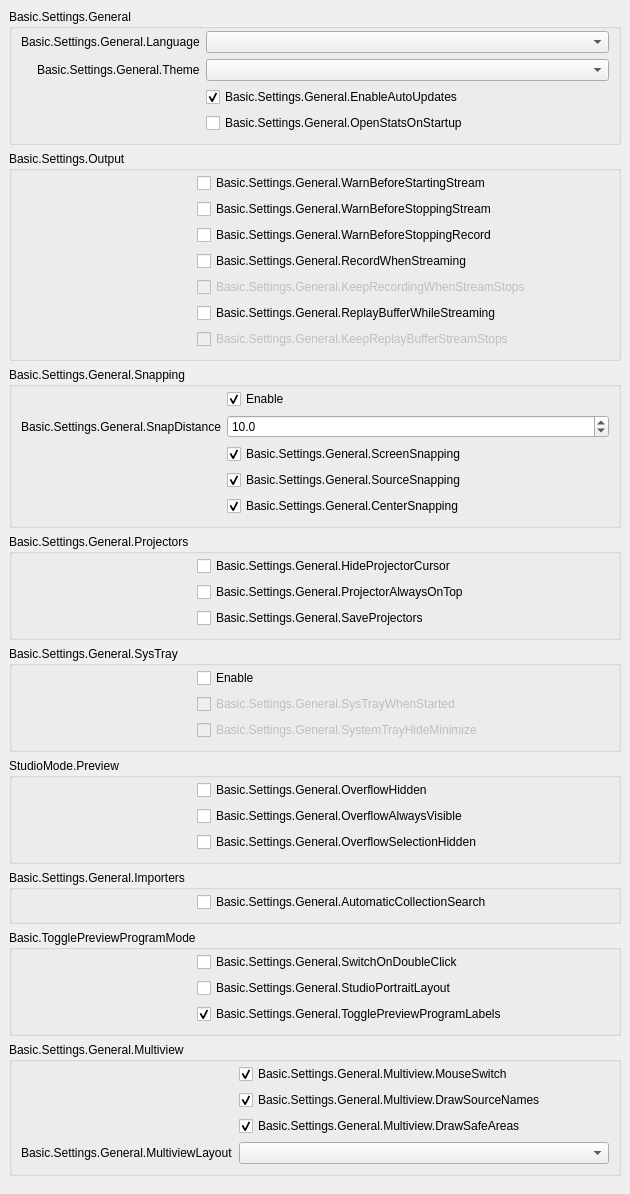
           <widget class="QWidget" name="scrollAreaWidgetContents_2">
            <property name="geometry">
             <rect>
              <x>0</x>
              <y>0</y>
              <width>630</width>
              <height>1035</height>
             </rect>
            </property>
            <layout class="QVBoxLayout" name="verticalLayout_19">
             <property name="leftMargin">
              <number>0</number>
             </property>
             <property name="topMargin">
              <number>0</number>
             </property>
             <property name="rightMargin">
              <number>0</number>
             </property>
             <property name="bottomMargin">
              <number>9</number>
             </property>
             <item alignment="Qt::AlignTop">
              <widget class="QWidget" name="widget_2" native="true">
               <layout class="QVBoxLayout" name="verticalLayout_20">
                <item>
                 <widget class="QGroupBox" name="groupBox_15">
                  <property name="title">
                   <string>Basic.Settings.General</string>
                  </property>
                  <layout class="QFormLayout" name="formLayout_32">
                   <property name="fieldGrowthPolicy">
                    <enum>QFormLayout::AllNonFixedFieldsGrow</enum>
                   </property>
                   <property name="labelAlignment">
                    <set>Qt::AlignRight|Qt::AlignTrailing|Qt::AlignVCenter</set>
                   </property>
                   <property name="topMargin">
                    <number>2</number>
                   </property>
                   <item row="0" column="0">
                    <widget class="QLabel" name="label">
                     <property name="text">
                      <string>Basic.Settings.General.Language</string>
                     </property>
                     <property name="buddy">
                      <cstring>language</cstring>
                     </property>
                    </widget>
                   </item>
                   <item row="0" column="1">
                    <widget class="QComboBox" name="language"/>
                   </item>
                   <item row="1" column="0">
                    <widget class="QLabel" name="label_42">
                     <property name="text">
                      <string>Basic.Settings.General.Theme</string>
                     </property>
                     <property name="buddy">
                      <cstring>theme</cstring>
                     </property>
                    </widget>
                   </item>
                   <item row="1" column="1">
                    <widget class="QComboBox" name="theme"/>
                   </item>
                   <item row="2" column="0">
                    <spacer name="horizontalSpacer_3">
                     <property name="orientation">
                      <enum>Qt::Horizontal</enum>
                     </property>
                     <property name="sizeType">
                      <enum>QSizePolicy::Fixed</enum>
                     </property>
                     <property name="sizeHint" stdset="0">
                      <size>
                       <width>170</width>
                       <height>5</height>
                      </size>
                     </property>
                    </spacer>
                   </item>
                   <item row="2" column="1">
                    <widget class="QCheckBox" name="enableAutoUpdates">
                     <property name="text">
                      <string>Basic.Settings.General.EnableAutoUpdates</string>
                     </property>
                     <property name="checked">
                      <bool>true</bool>
                     </property>
                    </widget>
                   </item>
                   <item row="3" column="1">
                    <widget class="QCheckBox" name="openStatsOnStartup">
                     <property name="text">
                      <string>Basic.Settings.General.OpenStatsOnStartup</string>
                     </property>
                    </widget>
                   </item>
                  </layout>
                 </widget>
                </item>
                <item>
                 <widget class="QGroupBox" name="groupBox_16">
                  <property name="title">
                   <string>Basic.Settings.Output</string>
                  </property>
                  <layout class="QFormLayout" name="formLayout_2">
                   <property name="fieldGrowthPolicy">
                    <enum>QFormLayout::AllNonFixedFieldsGrow</enum>
                   </property>
                   <property name="topMargin">
                    <number>2</number>
                   </property>
                   <item row="0" column="0">
                    <spacer name="horizontalSpacer_5">
                     <property name="orientation">
                      <enum>Qt::Horizontal</enum>
                     </property>
                     <property name="sizeType">
                      <enum>QSizePolicy::Fixed</enum>
                     </property>
                     <property name="sizeHint" stdset="0">
                      <size>
                       <width>170</width>
                       <height>5</height>
                      </size>
                     </property>
                    </spacer>
                   </item>
                   <item row="0" column="1">
                    <widget class="QCheckBox" name="warnBeforeStreamStart">
                     <property name="text">
                      <string>Basic.Settings.General.WarnBeforeStartingStream</string>
                     </property>
                    </widget>
                   </item>
                   <item row="1" column="1">
                    <widget class="QCheckBox" name="warnBeforeStreamStop">
                     <property name="text">
                      <string>Basic.Settings.General.WarnBeforeStoppingStream</string>
                     </property>
                    </widget>
                   </item>
                   <item row="2" column="1">
                    <widget class="QCheckBox" name="warnBeforeRecordStop">
                     <property name="text">
                      <string>Basic.Settings.General.WarnBeforeStoppingRecord</string>
                     </property>
                    </widget>
                   </item>
                   <item row="3" column="1">
                    <widget class="QCheckBox" name="recordWhenStreaming">
                     <property name="text">
                      <string>Basic.Settings.General.RecordWhenStreaming</string>
                     </property>
                    </widget>
                   </item>
                   <item row="4" column="1">
                    <widget class="QCheckBox" name="keepRecordStreamStops">
                     <property name="enabled">
                      <bool>false</bool>
                     </property>
                     <property name="text">
                      <string>Basic.Settings.General.KeepRecordingWhenStreamStops</string>
                     </property>
                    </widget>
                   </item>
                   <item row="5" column="1">
                    <widget class="QCheckBox" name="replayWhileStreaming">
                     <property name="text">
                      <string>Basic.Settings.General.ReplayBufferWhileStreaming</string>
                     </property>
                    </widget>
                   </item>
                   <item row="6" column="1">
                    <widget class="QCheckBox" name="keepReplayStreamStops">
                     <property name="enabled">
                      <bool>false</bool>
                     </property>
                     <property name="text">
                      <string>Basic.Settings.General.KeepReplayBufferStreamStops</string>
                     </property>
                    </widget>
                   </item>
                  </layout>
                 </widget>
                </item>
                <item>
                 <widget class="QGroupBox" name="groupBox_10">
                  <property name="enabled">
                   <bool>true</bool>
                  </property>
                  <property name="sizePolicy">
                   <sizepolicy hsizetype="Preferred" vsizetype="Maximum">
                    <horstretch>0</horstretch>
                    <verstretch>0</verstretch>
                   </sizepolicy>
                  </property>
                  <property name="title">
                   <string>Basic.Settings.General.Snapping</string>
                  </property>
                  <property name="flat">
                   <bool>false</bool>
                  </property>
                  <layout class="QFormLayout" name="formLayout_21">
                   <property name="fieldGrowthPolicy">
                    <enum>QFormLayout::AllNonFixedFieldsGrow</enum>
                   </property>
                   <property name="labelAlignment">
                    <set>Qt::AlignRight|Qt::AlignTrailing|Qt::AlignVCenter</set>
                   </property>
                   <property name="topMargin">
                    <number>2</number>
                   </property>
                   <item row="0" column="1">
                    <widget class="QCheckBox" name="snappingEnabled">
                     <property name="text">
                      <string>Enable</string>
                     </property>
                     <property name="checked">
                      <bool>true</bool>
                     </property>
                    </widget>
                   </item>
                   <item row="2" column="1">
                    <widget class="QCheckBox" name="screenSnapping">
                     <property name="text">
                      <string>Basic.Settings.General.ScreenSnapping</string>
                     </property>
                     <property name="checked">
                      <bool>true</bool>
                     </property>
                    </widget>
                   </item>
                   <item row="4" column="1">
                    <widget class="QCheckBox" name="centerSnapping">
                     <property name="text">
                      <string>Basic.Settings.General.CenterSnapping</string>
                     </property>
                     <property name="checked">
                      <bool>true</bool>
                     </property>
                    </widget>
                   </item>
                   <item row="3" column="1">
                    <widget class="QCheckBox" name="sourceSnapping">
                     <property name="text">
                      <string>Basic.Settings.General.SourceSnapping</string>
                     </property>
                     <property name="checked">
                      <bool>true</bool>
                     </property>
                    </widget>
                   </item>
                   <item row="1" column="1">
                    <widget class="QDoubleSpinBox" name="snapDistance">
                     <property name="decimals">
                      <number>1</number>
                     </property>
                     <property name="singleStep">
                      <double>0.500000000000000</double>
                     </property>
                     <property name="value">
                      <double>10.000000000000000</double>
                     </property>
                    </widget>
                   </item>
                   <item row="1" column="0">
                    <widget class="QLabel" name="label_9">
                     <property name="text">
                      <string>Basic.Settings.General.SnapDistance</string>
                     </property>
                     <property name="buddy">
                      <cstring>snapDistance</cstring>
                     </property>
                    </widget>
                   </item>
                   <item row="3" column="0">
                    <spacer name="horizontalSpacer_4">
                     <property name="orientation">
                      <enum>Qt::Horizontal</enum>
                     </property>
                     <property name="sizeType">
                      <enum>QSizePolicy::Fixed</enum>
                     </property>
                     <property name="sizeHint" stdset="0">
                      <size>
                       <width>170</width>
                       <height>5</height>
                      </size>
                     </property>
                    </spacer>
                   </item>
                  </layout>
                 </widget>
                </item>
                <item>
                 <widget class="QGroupBox" name="groupBox_14">
                  <property name="title">
                   <string>Basic.Settings.General.Projectors</string>
                  </property>
                  <layout class="QFormLayout" name="formLayout_28">
                   <property name="fieldGrowthPolicy">
                    <enum>QFormLayout::AllNonFixedFieldsGrow</enum>
                   </property>
                   <property name="topMargin">
                    <number>2</number>
                   </property>
                   <item row="0" column="1">
                    <widget class="QCheckBox" name="hideProjectorCursor">
                     <property name="text">
                      <string>Basic.Settings.General.HideProjectorCursor</string>
                     </property>
                    </widget>
                   </item>
                   <item row="1" column="1">
                    <widget class="QCheckBox" name="projectorAlwaysOnTop">
                     <property name="text">
                      <string>Basic.Settings.General.ProjectorAlwaysOnTop</string>
                     </property>
                    </widget>
                   </item>
                   <item row="2" column="1">
                    <widget class="QCheckBox" name="saveProjectors">
                     <property name="text">
                      <string>Basic.Settings.General.SaveProjectors</string>
                     </property>
                    </widget>
                   </item>
                   <item row="1" column="0">
                    <spacer name="horizontalSpacer">
                     <property name="orientation">
                      <enum>Qt::Horizontal</enum>
                     </property>
                     <property name="sizeType">
                      <enum>QSizePolicy::Fixed</enum>
                     </property>
                     <property name="sizeHint" stdset="0">
                      <size>
                       <width>170</width>
                       <height>5</height>
                      </size>
                     </property>
                    </spacer>
                   </item>
                  </layout>
                 </widget>
                </item>
                <item>
                 <widget class="QGroupBox" name="groupBox_13">
                  <property name="title">
                   <string>Basic.Settings.General.SysTray</string>
                  </property>
                  <layout class="QFormLayout" name="formLayout_29">
                   <property name="fieldGrowthPolicy">
                    <enum>QFormLayout::AllNonFixedFieldsGrow</enum>
                   </property>
                   <property name="topMargin">
                    <number>2</number>
                   </property>
                   <item row="0" column="1">
                    <widget class="QCheckBox" name="systemTrayEnabled">
                     <property name="text">
                      <string>Enable</string>
                     </property>
                    </widget>
                   </item>
                   <item row="1" column="1">
                    <widget class="QCheckBox" name="systemTrayWhenStarted">
                     <property name="enabled">
                      <bool>false</bool>
                     </property>
                     <property name="text">
                      <string>Basic.Settings.General.SysTrayWhenStarted</string>
                     </property>
                    </widget>
                   </item>
                   <item row="2" column="1">
                    <widget class="QCheckBox" name="systemTrayAlways">
                     <property name="enabled">
                      <bool>false</bool>
                     </property>
                     <property name="text">
                      <string>Basic.Settings.General.SystemTrayHideMinimize</string>
                     </property>
                    </widget>
                   </item>
                   <item row="1" column="0">
                    <spacer name="horizontalSpacer_2">
                     <property name="orientation">
                      <enum>Qt::Horizontal</enum>
                     </property>
                     <property name="sizeType">
                      <enum>QSizePolicy::Fixed</enum>
                     </property>
                     <property name="sizeHint" stdset="0">
                      <size>
                       <width>170</width>
                       <height>5</height>
                      </size>
                     </property>
                    </spacer>
                   </item>
                  </layout>
                 </widget>
                </item>
                <item>
                 <widget class="QGroupBox" name="groupBox_18">
                  <property name="title">
                   <string>StudioMode.Preview</string>
                  </property>
                  <layout class="QFormLayout" name="formLayout_35">
                   <property name="fieldGrowthPolicy">
                    <enum>QFormLayout::AllNonFixedFieldsGrow</enum>
                   </property>
                   <property name="labelAlignment">
                    <set>Qt::AlignRight|Qt::AlignTrailing|Qt::AlignVCenter</set>
                   </property>
                   <property name="topMargin">
                    <number>2</number>
                   </property>
                   <item row="1" column="1">
                    <widget class="QCheckBox" name="overflowAlwaysVisible">
                     <property name="text">
                      <string>Basic.Settings.General.OverflowAlwaysVisible</string>
                     </property>
                    </widget>
                   </item>
                   <item row="0" column="0">
                    <spacer name="horizontalSpacer_25">
                     <property name="orientation">
                      <enum>Qt::Horizontal</enum>
                     </property>
                     <property name="sizeHint" stdset="0">
                      <size>
                       <width>170</width>
                       <height>5</height>
                      </size>
                     </property>
                    </spacer>
                   </item>
                   <item row="2" column="1">
                    <widget class="QCheckBox" name="overflowSelectionHide">
                     <property name="text">
                      <string>Basic.Settings.General.OverflowSelectionHidden</string>
                     </property>
                    </widget>
                   </item>
                   <item row="0" column="1">
                    <widget class="QCheckBox" name="overflowHide">
                     <property name="text">
                      <string>Basic.Settings.General.OverflowHidden</string>
                     </property>
                    </widget>
                   </item>
                  </layout>
                 </widget>
                </item>
                <item>
                 <widget class="QGroupBox" name="groupBox_19">
                  <property name="title">
                   <string>Basic.Settings.General.Importers</string>
                  </property>
                  <layout class="QFormLayout" name="formLayout_36">
                   <property name="fieldGrowthPolicy">
                    <enum>QFormLayout::AllNonFixedFieldsGrow</enum>
                   </property>
                   <property name="labelAlignment">
                    <set>Qt::AlignRight|Qt::AlignTrailing|Qt::AlignVCenter</set>
                   </property>
                   <property name="topMargin">
                    <number>2</number>
                   </property>
                   <item row="0" column="0">
                    <spacer name="horizontalSpacer_26">
                     <property name="orientation">
                      <enum>Qt::Horizontal</enum>
                     </property>
                     <property name="sizeHint" stdset="0">
                      <size>
                       <width>170</width>
                       <height>5</height>
                      </size>
                     </property>
                    </spacer>
                   </item>
                   <item row="0" column="1">
                    <widget class="QCheckBox" name="automaticSearch">
                     <property name="text">
                      <string>Basic.Settings.General.AutomaticCollectionSearch</string>
                     </property>
                    </widget>
                   </item>
                  </layout>
                 </widget>
                </item>
                <item>
                 <widget class="QGroupBox" name="groupBox_11">
                  <property name="title">
                   <string>Basic.TogglePreviewProgramMode</string>
                  </property>
                  <layout class="QFormLayout" name="formLayout_31">
                   <property name="fieldGrowthPolicy">
                    <enum>QFormLayout::AllNonFixedFieldsGrow</enum>
                   </property>
                   <property name="labelAlignment">
                    <set>Qt::AlignRight|Qt::AlignTrailing|Qt::AlignVCenter</set>
                   </property>
                   <property name="topMargin">
                    <number>2</number>
                   </property>
                   <item row="0" column="1">
                    <widget class="QCheckBox" name="doubleClickSwitch">
                     <property name="text">
                      <string>Basic.Settings.General.SwitchOnDoubleClick</string>
                     </property>
                    </widget>
                   </item>
                   <item row="0" column="0">
                    <spacer name="horizontalSpacer_6">
                     <property name="orientation">
                      <enum>Qt::Horizontal</enum>
                     </property>
                     <property name="sizeHint" stdset="0">
                      <size>
                       <width>170</width>
                       <height>5</height>
                      </size>
                     </property>
                    </spacer>
                   </item>
                   <item row="1" column="1">
                    <widget class="QCheckBox" name="studioPortraitLayout">
                     <property name="text">
                      <string>Basic.Settings.General.StudioPortraitLayout</string>
                     </property>
                    </widget>
                   </item>
                   <item row="2" column="1">
                    <widget class="QCheckBox" name="prevProgLabelToggle">
                     <property name="text">
                      <string>Basic.Settings.General.TogglePreviewProgramLabels</string>
                     </property>
                     <property name="checked">
                      <bool>true</bool>
                     </property>
                    </widget>
                   </item>
                  </layout>
                 </widget>
                </item>
                <item>
                 <widget class="QGroupBox" name="groupBoxMultiview">
                  <property name="title">
                   <string>Basic.Settings.General.Multiview</string>
                  </property>
                  <layout class="QFormLayout" name="formLayoutMultiview">
                   <property name="fieldGrowthPolicy">
                    <enum>QFormLayout::AllNonFixedFieldsGrow</enum>
                   </property>
                   <property name="labelAlignment">
                    <set>Qt::AlignRight|Qt::AlignTrailing|Qt::AlignVCenter</set>
                   </property>
                   <property name="topMargin">
                    <number>2</number>
                   </property>
                   <item row="0" column="0">
                    <spacer name="horizontalSpacerMultiview">
                     <property name="orientation">
                      <enum>Qt::Horizontal</enum>
                     </property>
                     <property name="sizeType">
                      <enum>QSizePolicy::Fixed</enum>
                     </property>
                     <property name="sizeHint" stdset="0">
                      <size>
                       <width>170</width>
                       <height>5</height>
                      </size>
                     </property>
                    </spacer>
                   </item>
                   <item row="0" column="1">
                    <widget class="QCheckBox" name="multiviewMouseSwitch">
                     <property name="text">
                      <string>Basic.Settings.General.Multiview.MouseSwitch</string>
                     </property>
                     <property name="checked">
                      <bool>true</bool>
                     </property>
                    </widget>
                   </item>
                   <item row="1" column="1">
                    <widget class="QCheckBox" name="multiviewDrawNames">
                     <property name="text">
                      <string>Basic.Settings.General.Multiview.DrawSourceNames</string>
                     </property>
                     <property name="checked">
                      <bool>true</bool>
                     </property>
                    </widget>
                   </item>
                   <item row="2" column="1">
                    <widget class="QCheckBox" name="multiviewDrawAreas">
                     <property name="text">
                      <string>Basic.Settings.General.Multiview.DrawSafeAreas</string>
                     </property>
                     <property name="checked">
                      <bool>true</bool>
                     </property>
                    </widget>
                   </item>
                   <item row="3" column="1">
                    <widget class="QComboBox" name="multiviewLayout"/>
                   </item>
                   <item row="3" column="0">
                    <widget class="QLabel" name="label_64">
                     <property name="text">
                      <string>Basic.Settings.General.MultiviewLayout</string>
                     </property>
                     <property name="buddy">
                      <cstring>multiviewLayout</cstring>
                     </property>
                    </widget>
                   </item>
                  </layout>
                 </widget>
                </item>
               </layout>
              </widget>
             </item>
            </layout>
           </widget>
